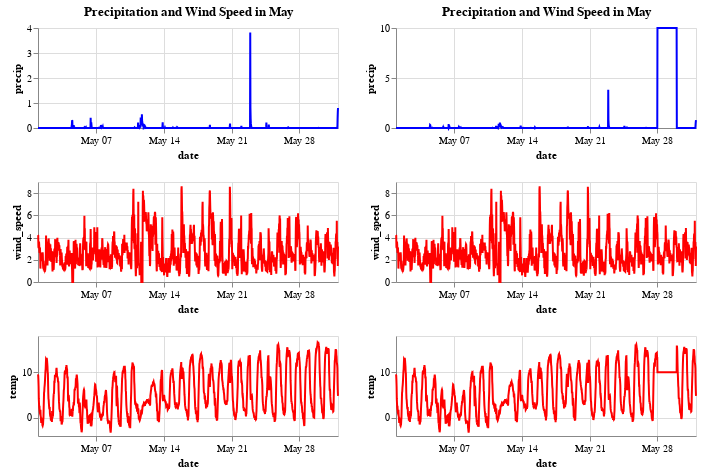

Notebook source saved alongside this figure:
### Code cell
normal | alternate

### Figure 1 — Vega-Lite specification as saved in the notebook (floating-point values rounded to 4 significant figures; data arrays with more than 128 entries replaced by an {"elided": "..."} marker saying what was removed)
{"config": {"view": {"continuousWidth": 300, "continuousHeight": 300}}, "hconcat": [{"vconcat": [{"mark": {"type": "line"}, "encoding": {"color": {"value": "blue"}, "x": {"field": "date", "type": "temporal"}, "y": {"field": "precip", "type": "quantitative"}}, "height": 100, "title": "Precipitation and Wind Speed in May", "width": 300}, {"mark": {"type": "line"}, "encoding": {"color": {"value": "red"}, "x": {"field": "date", "type": "temporal"}, "y": {"field": "wind_speed", "type": "quantitative"}}, "height": 100, "width": 300}, {"data": {"name": "data-f19e8efb20a0f39ebe719df0a1a50ad0"}, "mark": {"type": "line"}, "encoding": {"color": {"value": "red"}, "x": {"field": "date", "type": "temporal"}, "y": {"field": "temp", "type": "quantitative"}}, "height": 100, "width": 300}], "data": {"name": "data-6c708985b4a9b2bb969af3ce6cdbdb39"}}, {"vconcat": [{"mark": {"type": "line"}, "encoding": {"color": {"value": "blue"}, "x": {"field": "date", "type": "temporal"}, "y": {"field": "precip", "type": "quantitative"}}, "height": 100, "title": "Precipitation and Wind Speed in May", "width": 300}, {"mark": {"type": "line"}, "encoding": {"color": {"value": "red"}, "x": {"field": "date", "type": "temporal"}, "y": {"field": "wind_speed", "type": "quantitative"}}, "height": 100, "width": 300}, {"data": {"name": "data-88b8a99eef01df2b8acf8b211dfa7aac"}, "mark": {"type": "line"}, "encoding": {"color": {"value": "red"}, "x": {"field": "date", "type": "temporal"}, "y": {"field": "temp", "type": "quantitative"}}, "height": 100, "width": 300}], "data": {"name": "data-01bc8d469d3619d3fa281aae31d8a237"}}], "$schema": "https://vega.github.io/schema/vega-lite/v5.20.1.json", "datasets": {"data-6c708985b4a9b2bb969af3ce6cdbdb39": {"elided": "1488 records"}, "data-f19e8efb20a0f39ebe719df0a1a50ad0": {"elided": "1488 records"}, "data-01bc8d469d3619d3fa281aae31d8a237": {"elided": "1488 records"}, "data-88b8a99eef01df2b8acf8b211dfa7aac": {"elided": "1488 records"}}}
